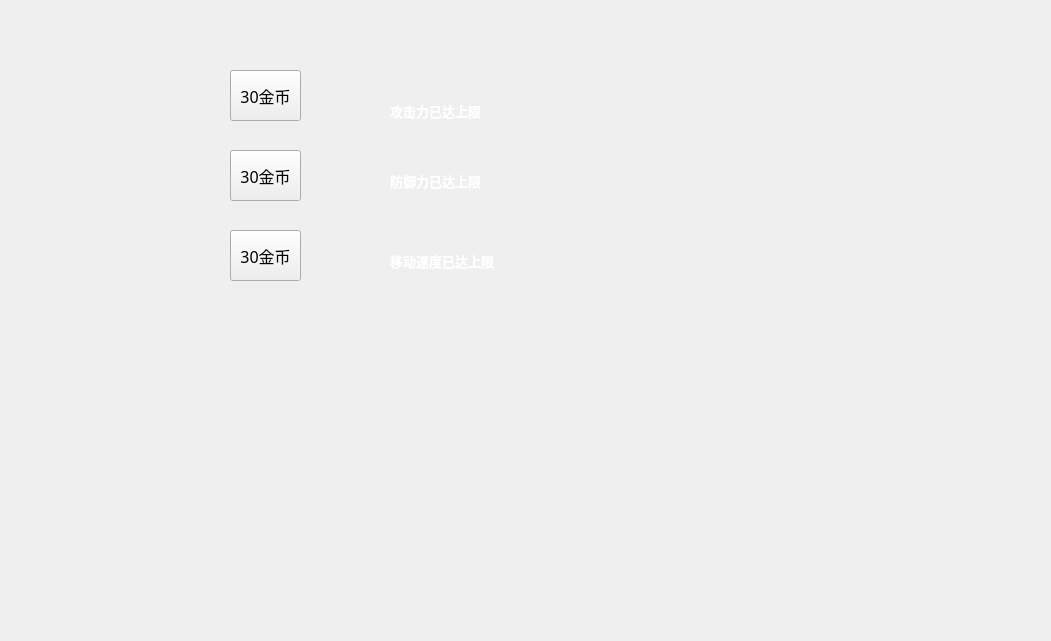
<?xml version="1.0" encoding="UTF-8"?>
<ui version="4.0">
 <class>Tank_reinforce</class>
 <widget class="QWidget" name="Tank_reinforce">
  <property name="geometry">
   <rect>
    <x>0</x>
    <y>0</y>
    <width>1051</width>
    <height>641</height>
   </rect>
  </property>
  <property name="minimumSize">
   <size>
    <width>1051</width>
    <height>641</height>
   </size>
  </property>
  <property name="maximumSize">
   <size>
    <width>1051</width>
    <height>641</height>
   </size>
  </property>
  <property name="windowTitle">
   <string>Form</string>
  </property>
  <property name="styleSheet">
   <string notr="true"/>
  </property>
  <widget class="QPushButton" name="attackButton">
   <property name="geometry">
    <rect>
     <x>230</x>
     <y>70</y>
     <width>71</width>
     <height>51</height>
    </rect>
   </property>
   <property name="font">
    <font>
     <family>Showcard Gothic</family>
     <pointsize>12</pointsize>
    </font>
   </property>
   <property name="styleSheet">
    <string notr="true">border-image: url(:/sample/photo/Shop_pic/Shop_button.jpg);</string>
   </property>
   <property name="text">
    <string>30金币</string>
   </property>
  </widget>
  <widget class="QPushButton" name="defenceButton">
   <property name="geometry">
    <rect>
     <x>230</x>
     <y>150</y>
     <width>71</width>
     <height>51</height>
    </rect>
   </property>
   <property name="font">
    <font>
     <family>Showcard Gothic</family>
     <pointsize>12</pointsize>
    </font>
   </property>
   <property name="styleSheet">
    <string notr="true">border-image: url(:/sample/photo/Shop_pic/Shop_button.jpg);</string>
   </property>
   <property name="text">
    <string>30金币</string>
   </property>
  </widget>
  <widget class="QPushButton" name="fastButton">
   <property name="geometry">
    <rect>
     <x>230</x>
     <y>230</y>
     <width>71</width>
     <height>51</height>
    </rect>
   </property>
   <property name="font">
    <font>
     <family>Showcard Gothic</family>
     <pointsize>12</pointsize>
    </font>
   </property>
   <property name="styleSheet">
    <string notr="true">border-image: url(:/sample/photo/Shop_pic/Shop_button.jpg);</string>
   </property>
   <property name="text">
    <string>30金币</string>
   </property>
  </widget>
  <widget class="QLabel" name="label">
   <property name="geometry">
    <rect>
     <x>620</x>
     <y>360</y>
     <width>421</width>
     <height>271</height>
    </rect>
   </property>
   <property name="styleSheet">
    <string notr="true">border-image: url(:/sample/photo/Shop_pic/Tank_reinforce_bg.jpg);</string>
   </property>
   <property name="text">
    <string/>
   </property>
  </widget>
  <widget class="QStackedWidget" name="stackedWidget">
   <property name="geometry">
    <rect>
     <x>100</x>
     <y>70</y>
     <width>61</width>
     <height>51</height>
    </rect>
   </property>
   <widget class="QWidget" name="Attack_1"/>
   <widget class="QWidget" name="Attack_2"/>
  </widget>
  <widget class="QStackedWidget" name="stackedWidget_2">
   <property name="geometry">
    <rect>
     <x>100</x>
     <y>150</y>
     <width>61</width>
     <height>51</height>
    </rect>
   </property>
   <widget class="QWidget" name="Defence_1"/>
   <widget class="QWidget" name="Defence_2"/>
  </widget>
  <widget class="QStackedWidget" name="stackedWidget_3">
   <property name="geometry">
    <rect>
     <x>100</x>
     <y>230</y>
     <width>61</width>
     <height>51</height>
    </rect>
   </property>
   <widget class="QWidget" name="Fast_1"/>
   <widget class="QWidget" name="fast2"/>
  </widget>
  <widget class="QLabel" name="attackLabel">
   <property name="geometry">
    <rect>
     <x>390</x>
     <y>90</y>
     <width>131</width>
     <height>41</height>
    </rect>
   </property>
   <property name="palette">
    <palette>
     <active>
      <colorrole role="WindowText">
       <brush brushstyle="SolidPattern">
        <color alpha="255">
         <red>255</red>
         <green>255</green>
         <blue>255</blue>
        </color>
       </brush>
      </colorrole>
     </active>
     <inactive>
      <colorrole role="WindowText">
       <brush brushstyle="SolidPattern">
        <color alpha="255">
         <red>255</red>
         <green>255</green>
         <blue>255</blue>
        </color>
       </brush>
      </colorrole>
     </inactive>
     <disabled>
      <colorrole role="WindowText">
       <brush brushstyle="SolidPattern">
        <color alpha="255">
         <red>120</red>
         <green>120</green>
         <blue>120</blue>
        </color>
       </brush>
      </colorrole>
     </disabled>
    </palette>
   </property>
   <property name="font">
    <font>
     <family>Microsoft YaHei UI</family>
     <pointsize>10</pointsize>
     <weight>75</weight>
     <bold>true</bold>
    </font>
   </property>
   <property name="styleSheet">
    <string notr="true">border-image: url(:/sample/photo/label_bg .png);</string>
   </property>
   <property name="text">
    <string>攻击力已达上限</string>
   </property>
  </widget>
  <widget class="QLabel" name="defenceLabel">
   <property name="geometry">
    <rect>
     <x>390</x>
     <y>160</y>
     <width>131</width>
     <height>41</height>
    </rect>
   </property>
   <property name="palette">
    <palette>
     <active>
      <colorrole role="WindowText">
       <brush brushstyle="SolidPattern">
        <color alpha="255">
         <red>255</red>
         <green>255</green>
         <blue>255</blue>
        </color>
       </brush>
      </colorrole>
     </active>
     <inactive>
      <colorrole role="WindowText">
       <brush brushstyle="SolidPattern">
        <color alpha="255">
         <red>255</red>
         <green>255</green>
         <blue>255</blue>
        </color>
       </brush>
      </colorrole>
     </inactive>
     <disabled>
      <colorrole role="WindowText">
       <brush brushstyle="SolidPattern">
        <color alpha="255">
         <red>120</red>
         <green>120</green>
         <blue>120</blue>
        </color>
       </brush>
      </colorrole>
     </disabled>
    </palette>
   </property>
   <property name="font">
    <font>
     <family>Microsoft YaHei UI</family>
     <pointsize>10</pointsize>
     <weight>75</weight>
     <bold>true</bold>
    </font>
   </property>
   <property name="styleSheet">
    <string notr="true">border-image: url(:/sample/photo/label_bg .png);</string>
   </property>
   <property name="text">
    <string>防御力已达上限</string>
   </property>
  </widget>
  <widget class="QLabel" name="fastLabel">
   <property name="geometry">
    <rect>
     <x>390</x>
     <y>240</y>
     <width>151</width>
     <height>41</height>
    </rect>
   </property>
   <property name="palette">
    <palette>
     <active>
      <colorrole role="WindowText">
       <brush brushstyle="SolidPattern">
        <color alpha="255">
         <red>255</red>
         <green>255</green>
         <blue>255</blue>
        </color>
       </brush>
      </colorrole>
     </active>
     <inactive>
      <colorrole role="WindowText">
       <brush brushstyle="SolidPattern">
        <color alpha="255">
         <red>255</red>
         <green>255</green>
         <blue>255</blue>
        </color>
       </brush>
      </colorrole>
     </inactive>
     <disabled>
      <colorrole role="WindowText">
       <brush brushstyle="SolidPattern">
        <color alpha="255">
         <red>120</red>
         <green>120</green>
         <blue>120</blue>
        </color>
       </brush>
      </colorrole>
     </disabled>
    </palette>
   </property>
   <property name="font">
    <font>
     <family>Microsoft YaHei UI</family>
     <pointsize>10</pointsize>
     <weight>75</weight>
     <bold>true</bold>
    </font>
   </property>
   <property name="styleSheet">
    <string notr="true">border-image: url(:/sample/photo/label_bg .png);</string>
   </property>
   <property name="text">
    <string>移动速度已达上限</string>
   </property>
  </widget>
 </widget>
 <resources/>
 <connections/>
</ui>
